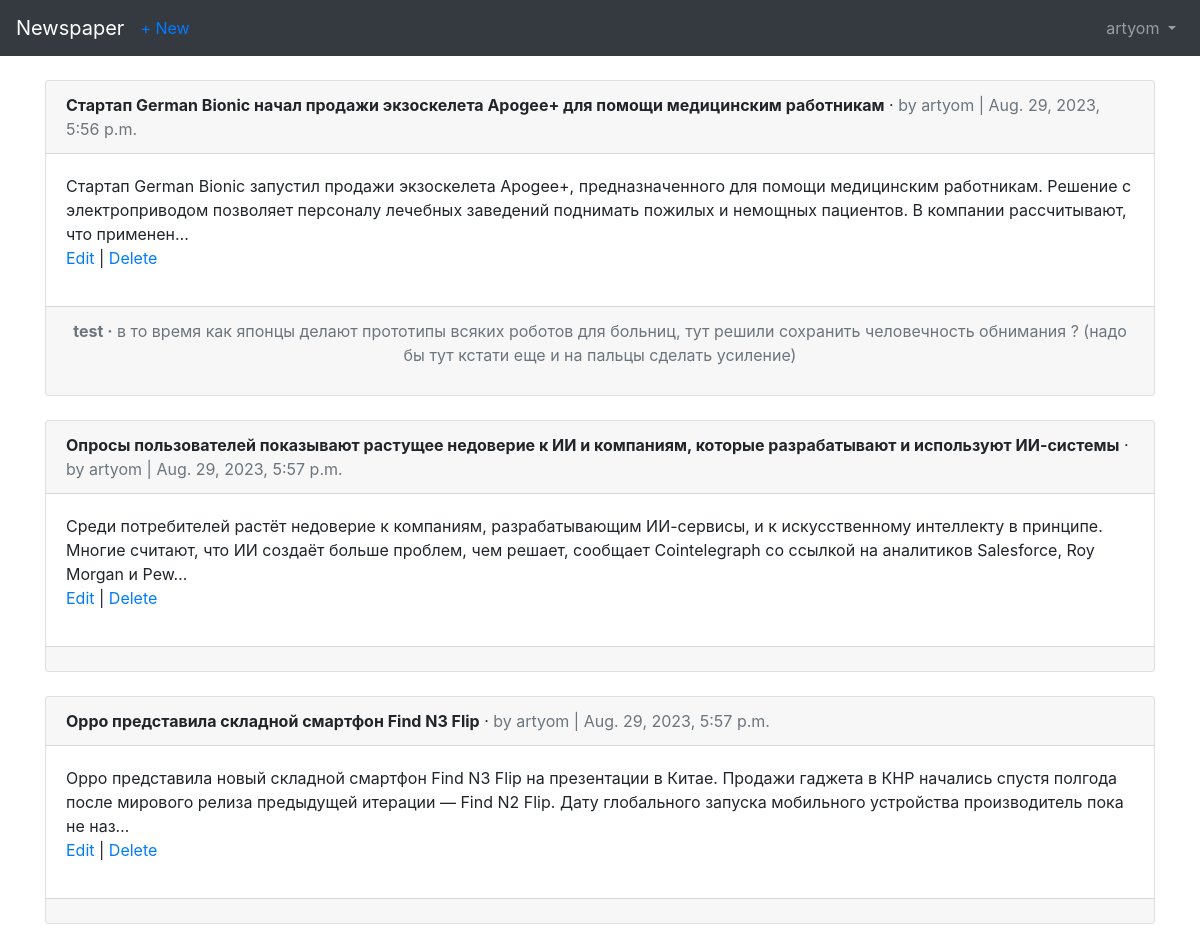
The page /articles/ (signed in) on the database its author committed.
### users/models.py (models this page shows)
class CustomUser(AbstractUser):
    age = models.PositiveIntegerField(default=0)

### articles/models.py (models this page shows, shortened)
class Article(models.Model):
    title = models.CharField(max_length=255)
    body = models.TextField()
    date=models.DateTimeField(auto_now_add=True)
    author=models.ForeignKey(settings.AUTH_USER_MODEL, on_delete=models.CASCADE)

class Comment(models.Model):
    article = models.ForeignKey(Article, on_delete=models.CASCADE, related_name='comments')
    comment = models.CharField(max_length=300)
    author = models.ForeignKey(settings.AUTH_USER_MODEL,on_delete=models.CASCADE,)
    def __str__(self):
        return self.comment

### articles/views.py (the view)
# urls.py: path('', views.ArticleListView.as_view(), name='article_list'),
class ArticleListView(LoginRequiredMixin, ListView):
    model=models.Article
    template_name = 'article_list.html'
    login_url = 'login'

### templates/article_list.html (shortened to what this page needs)
{% extends 'base.html' %}
{% block content %}
    {% for article in object_list %}
        <div class="card">
            <div class="card-header">
                <span class="font-weight-bold">{{ article.title }}</span> &middot;
                <span class="text-muted">by {{ article.author }} | {{ article.date }}</span>
            </div>
            <div class="card-body">
            {{ article.body|truncatechars:255 }}
            <p>
            <a href="{% url 'article_edit' article.pk %}">Edit</a> |
            <a href="{% url 'article_delete' article.pk %}">Delete</a>
            </p>
            </div>
            <div class="card-footer text-center text-muted">
                {% for comment in article.comments.all %}
                    <p>
                        <span class="font-weight-bold">{{ comment.author }} &middot;</span>
                        {{ comment }}
                    </p>
                {% endfor %}
            </div>
        </div>
        <br />
    {% endfor %}
{% endblock content %}

### templates/base.html (shortened to what this page needs)
<!doctype html>
<html lang="en">
  <head>
    <link rel="stylesheet" href="https://stackpath.bootstrapcdn.com/bootstrap/4.1.3/css/bootstrap.min.css">
  </head>
  <body>
    <body>
      <nav class="navbar navbar-expand-md navbar-dark bg-dark mb-4">
      <a class="navbar-brand" href="{% url 'home' %}">Newspaper</a>
      {% if user.is_authenticated %}
        <ul class="navbar-nav mr-auto">
          <li class="nav-item"><a href="{% url 'article_new' %}">+ New</a></li>
        </ul>
      {% endif %}
      <div class="collapse navbar-collapse" id="navbarCollapse">
        {% if user.is_authenticated %}
          <ul class="navbar-nav ml-auto">
            <li class="nav-item">
              <a class="nav-link dropdown-toggle" href="#" id="userMenu" data-toggle="dropdown" aria-haspopup="true" aria-expanded="false">
                {{ user.username }}
              </a>
            </li>
          </ul>
        {% endif %}
      </div>
    </nav>
    <div class="container">
      {% block content %}
      {% endblock content %}
    </div>
  </body>
</html>

### rows shown on the page
CustomUser: username "artyom"
Article: title "Стартап German Bionic начал продажи экзоскелета Apogee+ для помощи медицинским работникам", author "artyom", date "Aug. 29, 2023, 5:56 p.m.", body "Стартап German Bionic запустил продажи экзоскелета Apogee+, предназначенного для помощи медицинским работникам. Решение с электроприводом позволяет персоналу лечебных заведений поднимать пожилых и немощных пациентов. В компании рассчитывают, что применен…"
Comment: author "test", comment "в то время как японцы делают прототипы всяких роботов для больниц, тут решили сохранить человечность обнимания ? (надо бы тут кстати еще и на пальцы сделать усиление)"
Article: title "Опросы пользователей показывают растущее недоверие к ИИ и компаниям, которые разрабатывают и используют ИИ-системы", author "artyom", date "Aug. 29, 2023, 5:57 p.m.", body "Среди потребителей растёт недоверие к компаниям, разрабатывающим ИИ-сервисы, и к искусственному интеллекту в принципе. Многие считают, что ИИ создаёт больше проблем, чем решает, сообщает Cointelegraph со ссылкой на аналитиков Salesforce, Roy Morgan и Pew…"
Article: title "Oppo представила складной смартфон Find N3 Flip", author "artyom", date "Aug. 29, 2023, 5:57 p.m.", body "Oppo представила новый складной смартфон Find N3 Flip на презентации в Китае. Продажи гаджета в КНР начались спустя полгода после мирового релиза предыдущей итерации — Find N2 Flip. Дату глобального запуска мобильного устройства производитель пока не наз…"
